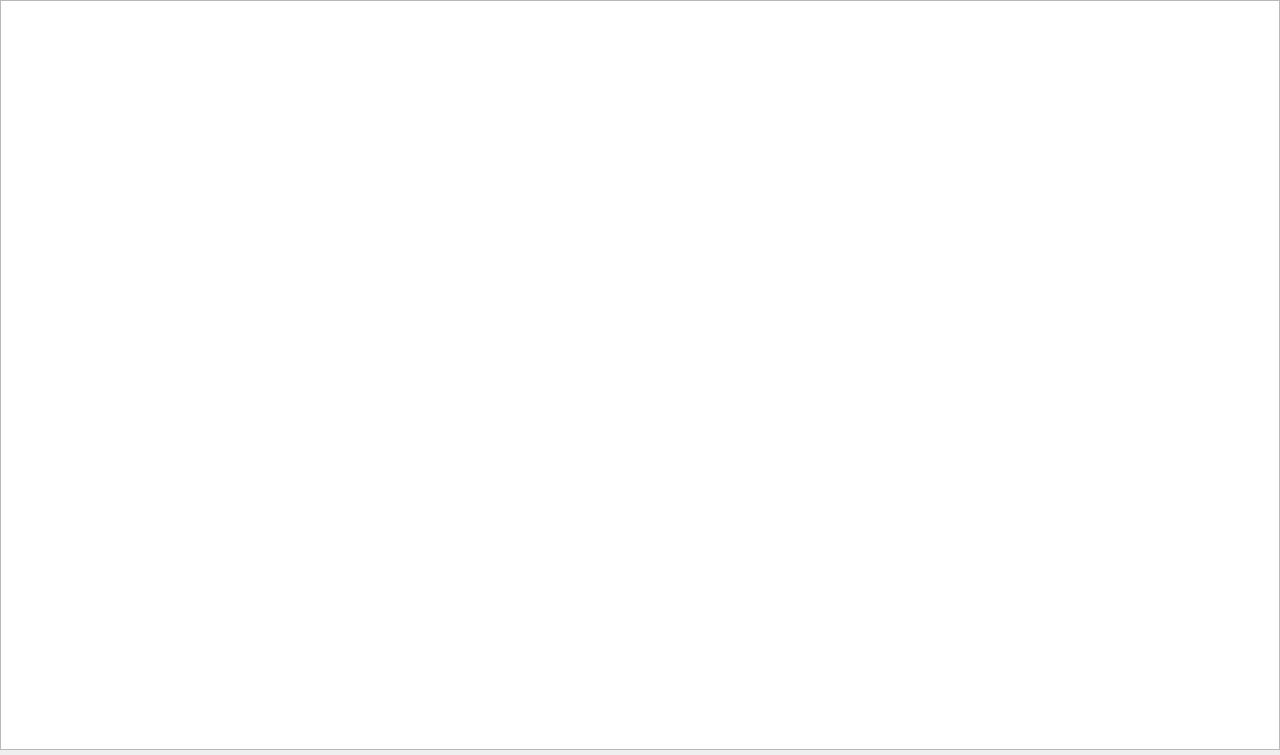
<?xml version="1.0" encoding="UTF-8"?>
<ui version="4.0">
 <class>Dialog</class>
 <widget class="QDialog" name="Dialog">
  <property name="enabled">
   <bool>true</bool>
  </property>
  <property name="geometry">
   <rect>
    <x>0</x>
    <y>0</y>
    <width>1280</width>
    <height>755</height>
   </rect>
  </property>
  <property name="sizePolicy">
   <sizepolicy hsizetype="Expanding" vsizetype="Expanding">
    <horstretch>0</horstretch>
    <verstretch>0</verstretch>
   </sizepolicy>
  </property>
  <property name="maximumSize">
   <size>
    <width>16777215</width>
    <height>16777215</height>
   </size>
  </property>
  <property name="windowTitle">
   <string>SlideShow</string>
  </property>
  <widget class="QGraphicsView" name="graphicsView">
   <property name="geometry">
    <rect>
     <x>0</x>
     <y>0</y>
     <width>1280</width>
     <height>750</height>
    </rect>
   </property>
  </widget>
 </widget>
 <resources/>
 <connections/>
</ui>
